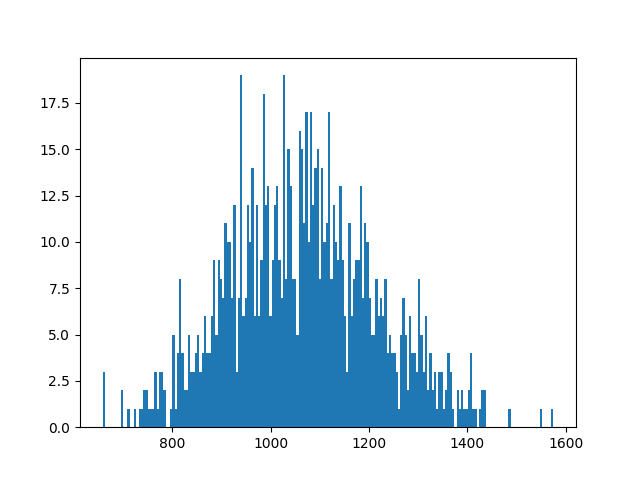

Here is the Python script that generated this plot:
import numpy as np
import matplotlib.pyplot as plt
import random

def get_data():
    data = np.loadtxt('data.dat', dtype=np.float64)
    return data

def mistake(w, x, y):
    if y * np.dot(w, x) < 0:
        return True
    elif y * np.dot(w, x) == 0 and y > 0: # sign(0) = -1
        return True
    return False

def random_example(data, x0):
    example = random.choice(data)
    example = np.insert(example, 0, x0)
    example_x = example[0:-1]
    example_y = example[-1]
    return example, example_x, example_y

if __name__ == "__main__":
    updatesnumber = []
    for i in range(1000):
        x0 = 1
        w = np.zeros(13)
        updates = 0
        data = get_data()
        # print(5*data.shape[0])
        example, example_x, example_y =  random_example(data, x0)
        # print(example)
        
        check = 0
        while check <= 5 * data.shape[0]:
            if mistake(w, example_x, example_y):
                w = w + example_y * example_x
                updates += 1
                check = 0
            else:
                check += 1
                example, example_x, example_y =  random_example(data, x0)
            
        print(w)
        updatesnumber.append(updates)
        
    print(updatesnumber)
    print(np.median(updatesnumber))
    plt.hist(updatesnumber, bins=200)
    # plt.show()
    plt.savefig('PLA_12.png')
